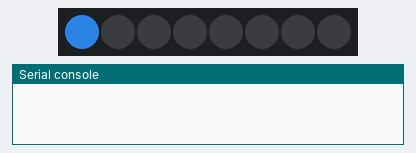
Recording of a program running on a simulated Raspberry Pi Pico running MicroPython. Parts: 8 RGB LEDs in strip order, left to right, the last lines printed to the serial console. Dim RGB values are drawn brighter than linear; random numbers come from a fixed seed.

Above: at 0.01 s.
At 4.94 s:
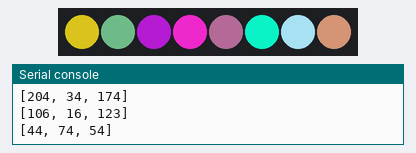
At 9.96 s:
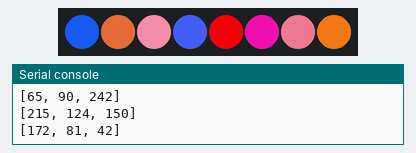
At 19.99 s:
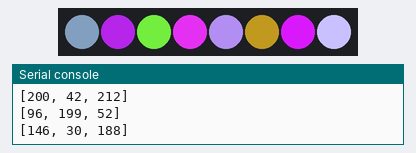
At 29.94 s:
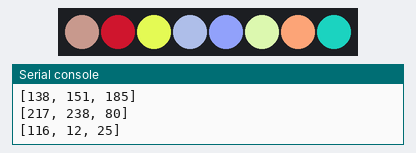
At 39.93 s:
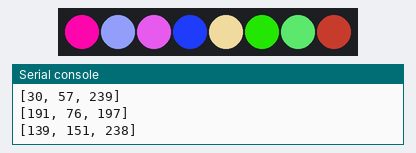
Timing chart, 0 to 40.0 s (numbered marks = the images above):
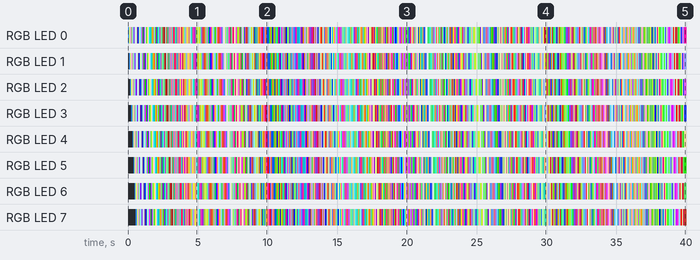

The program:

3.3_rgb_led_strip_2.py
```python
import machine
from ws2812 import WS2812
import utime
import urandom

ws = WS2812(machine.Pin(0),8)

def flowing_light():
    for i in range(7,0,-1):
        ws[i] = ws[i-1]
    ws[0] = int(urandom.uniform(0, 0xFFFFFF))
    ws.write()
    utime.sleep_ms(80)

while True:
    flowing_light()
    print(ws[0])
```
